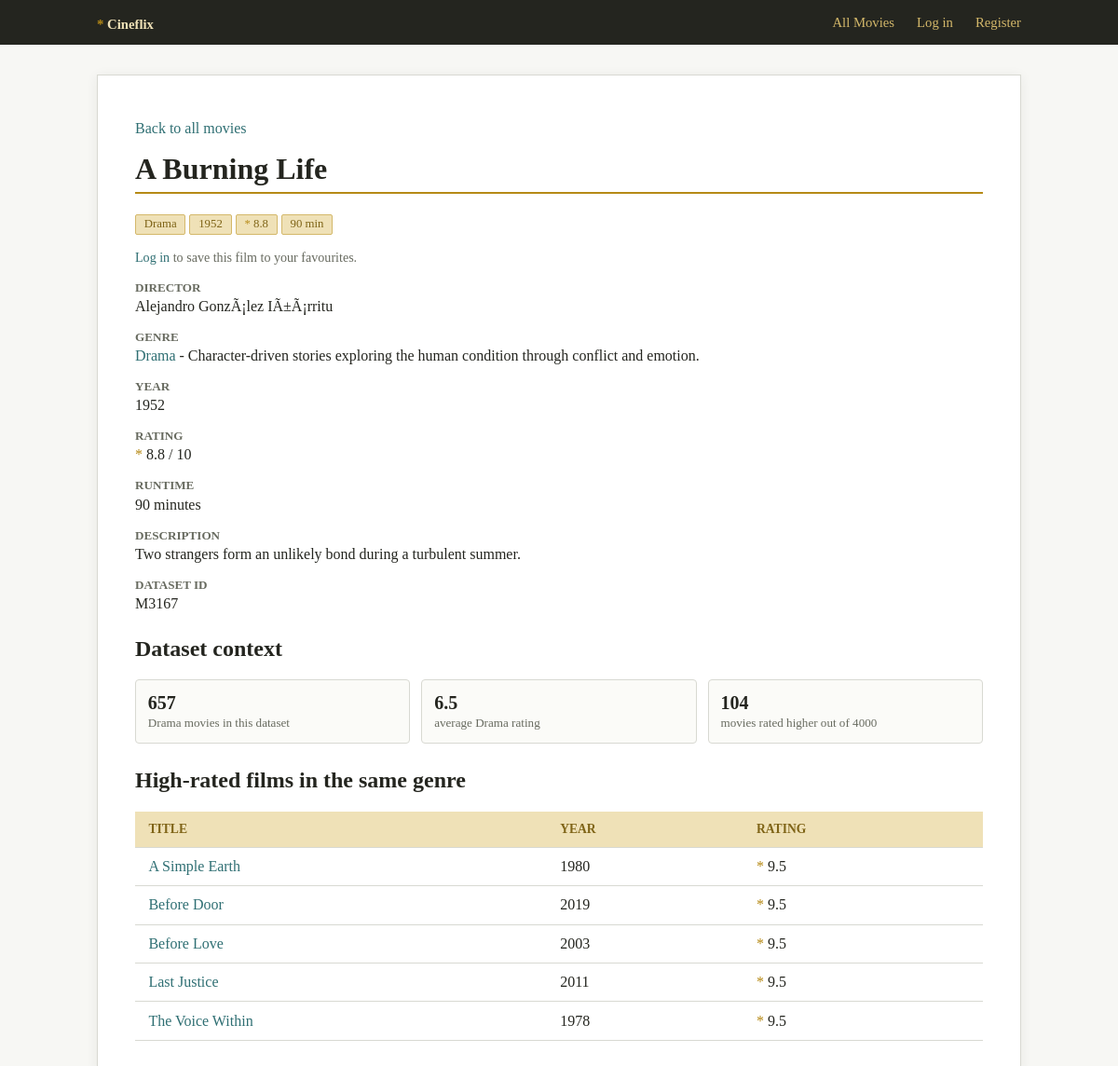
The app's page /movies/M3167/, older data.
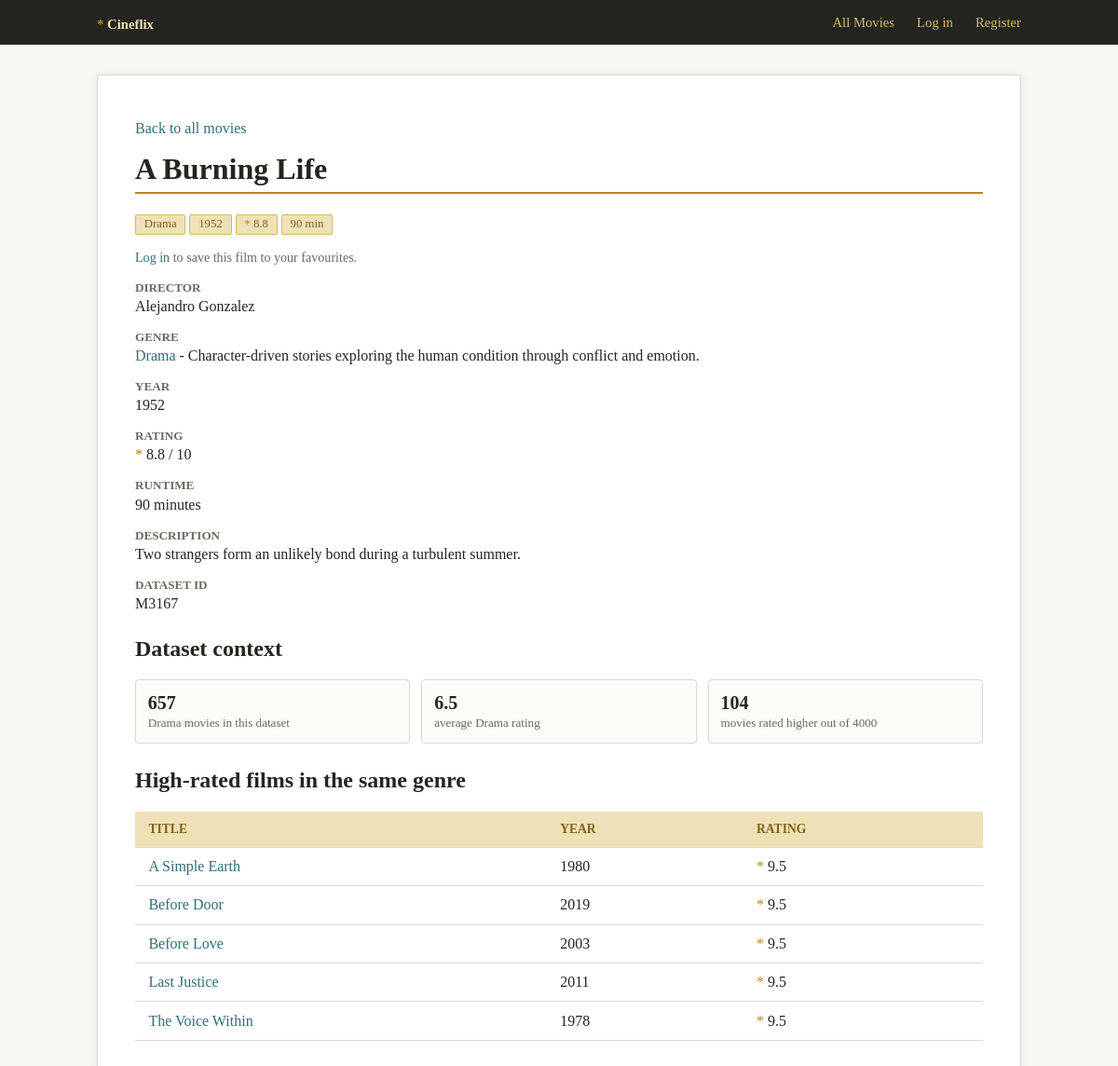
The same page, newer data.
### models.py (models this page shows)
class Movie(db.Model):
    __tablename__ = "movies"
    source_code = db.Column(db.String(20), primary_key=True)
    title = db.Column(db.String(180), nullable=False, index=True)
    genre_code = db.Column(db.String(12), db.ForeignKey("genres.code"), nullable=False, index=True)
    director = db.Column(db.String(120), index=True)
    year = db.Column(db.Integer, index=True)
    rating = db.Column(db.Float, index=True)
    runtime_minutes = db.Column(db.Integer)
    description = db.Column(db.Text)
    genre = db.relationship("Genre", back_populates="movies")
    @property
    def id(self):
        return self.source_code

### app.py (the view)
    @app.route("/movies/<movie_id>/")
    def movie_detail(movie_id):
        movie = db.session.get(Movie, movie_id)
        if not movie:
            abort(404)
        user = get_current_user()
        genre_count = Movie.query.filter_by(genre_code=movie.genre_code).count()
        genre_average = (
            db.session.query(func.avg(Movie.rating))
            .filter(Movie.genre_code == movie.genre_code)
            .scalar()
        )
        higher_rated_count = Movie.query.filter(Movie.rating > movie.rating).count()
        similar_movies = (
            Movie.query.filter(Movie.genre_code == movie.genre_code, Movie.source_code != movie.source_code)
            .order_by(Movie.rating.desc(), Movie.title)
            .limit(5)
            .all()
        )
        return render_template(
            "movie_detail.html",
            movie=movie,
            is_favourite=bool(user and user.favourite_movies.filter_by(source_code=movie_id).first()),
            genre_count=genre_count,
            genre_average=genre_average or 0,
            higher_rated_count=higher_rated_count,
            total_movies=Movie.query.count(),
            similar_movies=similar_movies,
        )

### app.py (called while the page is built)
def register_template_helpers(app):
    @app.context_processor
    def inject_helpers():
        return {"current_user": current_username}

def current_username():
    return session.get("username")

def get_current_user():
    user_id = session.get("user_id")
    if not user_id:
        return None
    return db.session.get(User, user_id)

### templates/movie_detail.html (shortened to what this page needs)
{% extends "base.html" %}
{% block content %}
  <p><a href="{{ url_for('movie_list') }}">Back to all movies</a></p>
  <h1>{{ movie.title }}</h1>
  <p>
    <a href="{{ url_for('genre_detail', genre_code=movie.genre.code) }}" class="badge">{{ movie.genre.name }}</a>
    <span class="badge">{{ movie.year }}</span>
    <span class="badge"><span class="star">*</span> {{ movie.rating }}</span>
    {% if movie.runtime_minutes %}
      <span class="badge">{{ movie.runtime_minutes }} min</span>
    {% endif %}
  </p>
  {% if current_user() %}
    <p class="fav-btn">
      <form method="post" action="{{ url_for('toggle_favourite', movie_id=movie.id) }}" class="inline">
        {% if is_favourite %}
          <button type="submit">* Remove from favourites</button>
        {% else %}
          <button type="submit">Add to favourites</button>
        {% endif %}
      </form>
    </p>
  {% else %}
    <p class="meta"><a href="{{ url_for('login') }}">Log in</a> to save this film to your favourites.</p>
  {% endif %}
  <dl>
    <dt>Director</dt>
    <dd>{{ movie.director or 'Not listed' }}</dd>
    <dt>Genre</dt>
    <dd>
      <a href="{{ url_for('genre_detail', genre_code=movie.genre.code) }}">{{ movie.genre.name }}</a>
      {% if movie.genre.description %} - {{ movie.genre.description }}{% endif %}
    </dd>
    <dt>Year</dt>
    <dd>{{ movie.year }}</dd>
    <dt>Rating</dt>
    <dd><span class="star">*</span> {{ movie.rating }} / 10</dd>
    <dt>Runtime</dt>
    <dd>{% if movie.runtime_minutes %}{{ movie.runtime_minutes }} minutes{% else %}Not listed{% endif %}</dd>
    <dt>Description</dt>
    <dd>{{ movie.description or 'No description available.' }}</dd>
    <dt>Dataset ID</dt>
    <dd>{{ movie.source_code }}</dd>
  </dl>
  <h2>Dataset context</h2>
  <div class="stats-grid">
    <div class="stat">
      <strong>{{ genre_count }}</strong>
      <span>{{ movie.genre.name }} movies in this dataset</span>
    </div>
    <div class="stat">
      <strong>{{ "%.1f"|format(genre_average) }}</strong>
      <span>average {{ movie.genre.name }} rating</span>
    </div>
    <div class="stat">
      <strong>{{ higher_rated_count }}</strong>
      <span>movies rated higher out of {{ total_movies }}</span>
    </div>
  </div>
  <h2>High-rated films in the same genre</h2>
  <table>
    <thead>
      <tr>
        <th>Title</th>
        <th>Year</th>
        <th>Rating</th>
      </tr>
    </thead>
    <tbody>
      {% for similar in similar_movies %}
        <tr>
          <td><a href="{{ url_for('movie_detail', movie_id=similar.id) }}">{{ similar.title }}</a></td>
          <td>{{ similar.year }}</td>
          <td><span class="star">*</span> {{ similar.rating }}</td>
        </tr>
      {% endfor %}
    </tbody>
  </table>
{% endblock %}

Row changes from the older to the newer data that the page shows:
changed Movie "A Burning Life": director "Alejandro GonzÃ¡lez IÃ±Ã¡rritu" → "Alejandro Gonzalez"
